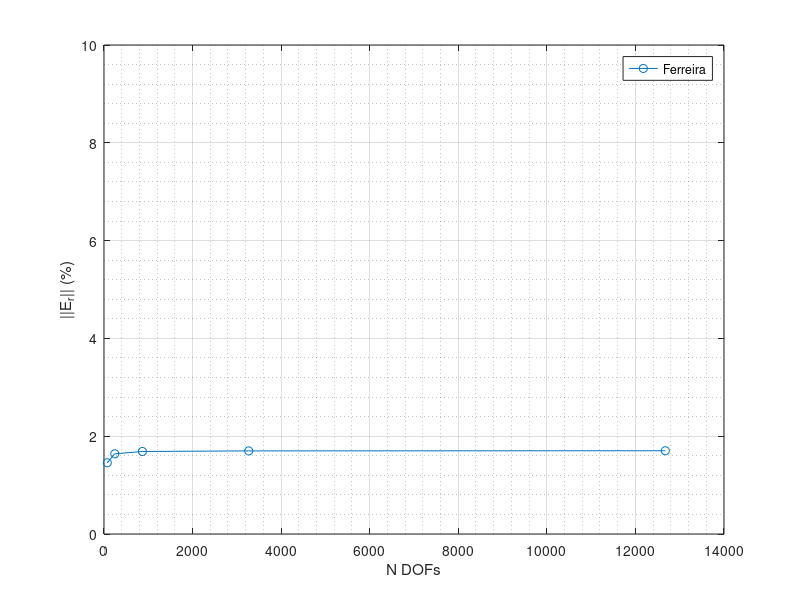

Write the MATLAB code that produced this figure.
clear; clc; close all

%% ERROR ISO_SS_UNI

ea = 1.713673082482910;

figure('Name','Error vs N DOFs','NumberTitle','off');
% Ferreira
name_1 = 'Ferreira';
X = [75 243 867 3267 12675];
Y = [1.456996 1.640222 1.687585 1.699526 1.702517];
plot(X,Y,'-o')
grid on 
grid minor
hold on
xlabel('N DOFs')
ylabel('||E_{r}|| (%)')
legend(name_1)
ylim([0 10])

%% ERROR ISO_CL_UNI

ea = 0.390225679186014;
